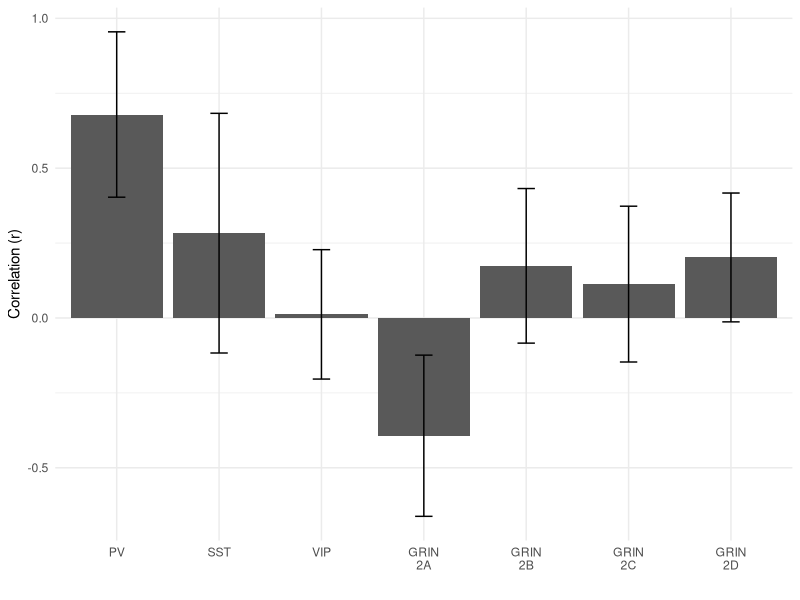

Recreate this plot in R. (Note: this script raises an error after producing the figure.)
rm(list = ls())

options(scipen = 999)


if(dir.exists('D:/PROJECTS/KETAMINE-RS/GRANDAVG')){
  .libPaths("D:/SOFTWARE/rpackages")
  setwd('D:/PROJECTS/KETAMINE-RS/GRANDAVG/new')
} else if(dir.exists('E:/PROJECTS/KETAMINE-RS/GRANDAVG')){
  .libPaths("E:/SOFTWARE/rpackages")
  setwd('E:/PROJECTS/KETAMINE-RS/GRANDAVG/new')
}

library(tidyverse)
library(ggplot2)
library(ggpubr)
library(scales)


# gamma

condition_gamma <- c("PV","SST", "VIP", "GRIN2A", "GRIN2B", "GRIN2C", "GRIN2D")
corr_gamma <- c(0.679, 0.283, 0.012, -0.393, 0.174, 0.113, 0.202)
se_gamma <- c(0.276, 0.4, 0.216, 0.269, 0.258, 0.26, 0.215)
condition_slope <- c("PV","SST", "VIP", "GRIN2A", "GRIN2B", "GRIN2C", "GRIN2D")
corr_slope <- c(-0.671, -0.363, 0.2, 0.424, -0.236, -0.165, -0.426)
se_slope <- c(0.28, 0.398, 0.211, 0.266, 0.256, 0.262, 0.211)

df_gamma <- data.frame(condition_gamma, corr_gamma, se_gamma)
df_gamma$condition_gamma <- factor(df_gamma$condition_gamma, levels = c("PV","SST", "VIP", "GRIN2A", "GRIN2B", "GRIN2C", "GRIN2D"), labels = c("PV","SST", "VIP", "GRIN\n2A", "GRIN\n2B", "GRIN\n2C", "GRIN\n2D"))

df_slope <- data.frame(condition_slope, corr_slope, se_slope)
df_slope$condition_slope <- factor(df_slope$condition_slope, levels = c("PV","SST", "VIP", "GRIN2A", "GRIN2B", "GRIN2C", "GRIN2D"), labels = c("PV","SST", "VIP", "GRIN\n2A", "GRIN\n2B", "GRIN\n2C", "GRIN\n2D"))


# gamma
ggplot(df_gamma, aes(x=condition_gamma,y=corr_gamma)) +
  geom_bar(stat = "identity") +
  geom_errorbar(aes(ymin=corr_gamma-se_gamma, ymax=corr_gamma+se_gamma), width=.17,
                position=position_dodge(.9)) +
  labs(y="Correlation (r)", x="") +
  theme_minimal()

  #theme(axis.text.x = element_text(angle = 45, vjust = 0.5, hjust=0.2))


ggsave(
  filename=paste("D:/PROJECTS/KETAMINE-RS/PLOTS/R-Plots/gene_correlations_with_gamma.pdf", sep=""),
  plot = last_plot(),
  device = NULL,
  path = NULL,
  scale = 1,
  width = 4,
  height = 2.01,
  units = c("in"),
  dpi = 300,
  limitsize = TRUE,
  bg = NULL
)


# slope
ggplot(df_slope, aes(x=condition_slope,y=corr_slope)) +
  geom_bar(stat = "identity") +
  geom_errorbar(aes(ymin=corr_slope-se_slope, ymax=corr_slope+se_slope), width=.17,
                position=position_dodge(.9)) +
  labs(y="Correlation (r)", x="") +
  theme_minimal()

#theme(axis.text.x = element_text(angle = 45, vjust = 0.5, hjust=0.2))


ggsave(
  filename=paste("D:/PROJECTS/KETAMINE-RS/PLOTS/R-Plots/gene_correlations_with_slope.pdf", sep=""),
  plot = last_plot(),
  device = NULL,
  path = NULL,
  scale = 1,
  width = 4,
  height = 2.01,
  units = c("in"),
  dpi = 300,
  limitsize = TRUE,
  bg = NULL
)

